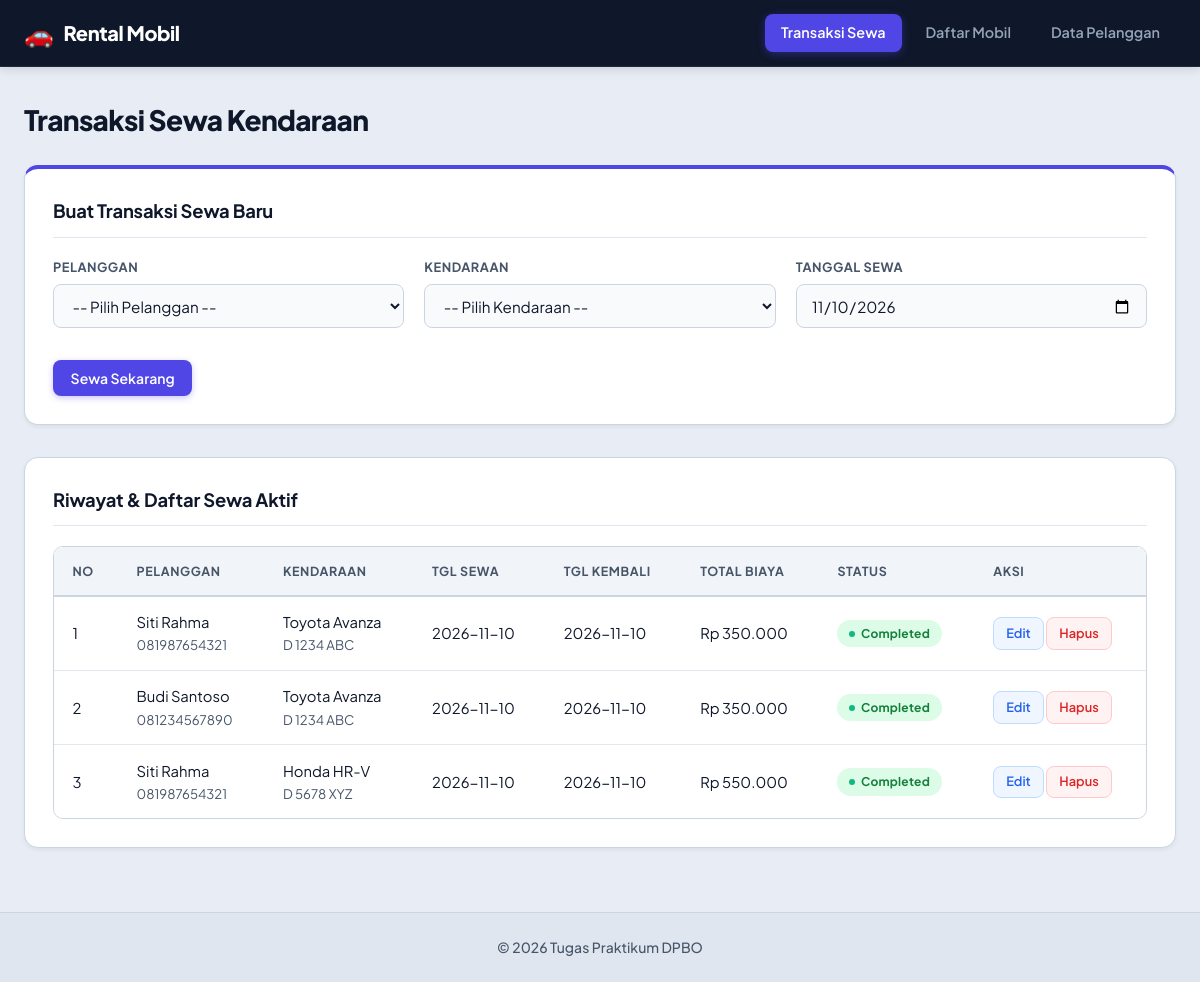
The page / on the database its author committed.
### tables this page shows
CREATE TABLE `rentals` (
  `id` int(11) NOT NULL AUTO_INCREMENT,
  `customer_id` int(11) NOT NULL,
  `vehicle_id` int(11) NOT NULL,
  `rental_date` date NOT NULL,
  `return_date` date DEFAULT NULL,
  `total_price` decimal(10,2) DEFAULT 0.00,
  `status` enum('active','completed','cancelled') DEFAULT 'active',
  `created_at` timestamp NOT NULL DEFAULT current_timestamp(),
  PRIMARY KEY (`id`),
  KEY `customer_id` (`customer_id`),
  KEY `vehicle_id` (`vehicle_id`),
  CONSTRAINT `rentals_ibfk_1` FOREIGN KEY (`customer_id`) REFERENCES `customers` (`id`) ON DELETE CASCADE,
  CONSTRAINT `rentals_ibfk_2` FOREIGN KEY (`vehicle_id`) REFERENCES `vehicles` (`id`) ON DELETE CASCADE
);

CREATE TABLE `customers` (
  `id` int(11) NOT NULL AUTO_INCREMENT,
  `name` varchar(100) NOT NULL,
  `nik` varchar(16) NOT NULL,
  `phone` varchar(20) NOT NULL,
  `address` text NOT NULL,
  `created_at` timestamp NOT NULL DEFAULT current_timestamp(),
  PRIMARY KEY (`id`),
  UNIQUE KEY `nik` (`nik`)
);

CREATE TABLE `vehicles` (
  `id` int(11) NOT NULL AUTO_INCREMENT,
  `brand` varchar(100) NOT NULL,
  `plate_number` varchar(15) NOT NULL,
  `daily_rate` decimal(10,2) NOT NULL,
  `status` enum('available','rented','maintenance') DEFAULT 'available',
  `created_at` timestamp NOT NULL DEFAULT current_timestamp(),
  PRIMARY KEY (`id`),
  UNIQUE KEY `plate_number` (`plate_number`)
);

### index.php (called while the page is built, shortened)
<?php
require_once __DIR__ . '/class/Rental.php';
$allowedPages = ['rentals', 'vehicles', 'customers'];
$requestedPage = $_GET['page'] ?? 'rentals';
$page = in_array($requestedPage, $allowedPages, true) ? $requestedPage : 'rentals';
try {
    $rentalModel   = new Rental();
} catch (Throwable $e) {
    $flash = ['type' => 'error', 'message' => $e->getMessage()];
    include __DIR__ . '/view/header.php';
    echo '<div class="card"><p>Pastikan service MySQL aktif dan database <strong>db_rental</strong> sudah di-import.</p></div>';
    include __DIR__ . '/view/footer.php';
    exit;
}
include __DIR__ . '/view/header.php';
match ($page) {
    'customers' => include __DIR__ . '/view/customers.php',
    'vehicles'  => include __DIR__ . '/view/vehicles.php',
    default     => include __DIR__ . '/view/rentals.php',
};
include __DIR__ . '/view/footer.php';

### config/Database.php (called while the page is built, shortened)
<?php
class Database {
    private string $host = "127.0.0.1";
    private int $port    = 3306;
    private string $user = "root";
    private string $pass = "";
    private string $db   = "db_rental";
    public function __construct() {
        try {
            $dsn = "mysql:host={$this->host};port={$this->port};dbname={$this->db};charset=utf8mb4";
            $this->conn = new PDO($dsn, $this->user, $this->pass, [
                PDO::ATTR_ERRMODE            => PDO::ERRMODE_EXCEPTION,
                PDO::ATTR_DEFAULT_FETCH_MODE => PDO::FETCH_ASSOC,
                PDO::ATTR_EMULATE_PREPARES   => false,
            ]);
        } catch (PDOException $e) {
            throw new RuntimeException("Koneksi ke database gagal: " . $e->getMessage(), 0, $e);
        }
    }
}

### class/Rental.php (called while the page is built, shortened)
<?php
require_once __DIR__ . '/../config/Database.php';
class Rental {
    private PDO $db;
    public function __construct(?PDO $db = null) {
        $this->db = $db ?? (new Database())->conn;
    }
    public function getAll(): array {
        $sql = "SELECT r.*, c.name AS customer_name, c.phone AS customer_phone,
                       v.brand AS vehicle_brand, v.plate_number, v.daily_rate
                FROM rentals r
                JOIN customers c ON r.customer_id = c.id
                JOIN vehicles v ON r.vehicle_id = v.id
                ORDER BY r.id ASC";
        $stmt = $this->db->prepare($sql);
        $stmt->execute();
        return $stmt->fetchAll();
    }
}

### view/rentals.php (the view, shortened to what this page needs)
<?php
$editId = $_GET['edit'] ?? null;
$rentalEdit = $editId ? $rentalModel->getById((int)$editId) : null;
$rentals = $rentalModel->getAll();
?>
<h2>Transaksi Sewa Kendaraan</h2>
<div class="card form-card">
    <h3><?= $rentalEdit ? 'Edit Transaksi Sewa' : 'Buat Transaksi Sewa Baru' ?></h3>
    <form method="POST" action="index.php?page=rentals">
        <div class="form-grid">
            <div>
                <label>Pelanggan</label>
                <select name="customer_id" required>
                    <option value="">-- Pilih Pelanggan --</option>
                </select>
            </div>
            <div>
                <label>Kendaraan</label>
                <select name="vehicle_id" required>
                    <option value="">-- Pilih Kendaraan --</option>
                </select>
            </div>
            <div>
                <label>Tanggal Sewa</label>
                <input type="date" name="rental_date" required value="<?= $rentalEdit['rental_date'] ?? date('Y-m-d') ?>">
            </div>
        </div>
        <div class="form-actions">
            <button type="submit" class="btn btn-primary"><?= $rentalEdit ? 'Perbarui' : 'Sewa Sekarang' ?></button>
        </div>
    </form>
</div>
<div class="card">
    <h3>Riwayat & Daftar Sewa Aktif</h3>
    <div class="table-responsive">
        <table>
        <thead>
            <tr>
                <th>No</th>
                <th>Pelanggan</th>
                <th>Kendaraan</th>
                <th>Tgl Sewa</th>
                <th>Tgl Kembali</th>
                <th>Total Biaya</th>
                <th>Status</th>
                <th>Aksi</th>
            </tr>
        </thead>
        <tbody>
            <?php if (empty($rentals)): ?>
                <tr><td colspan="8" style="text-align:center;">Belum ada data penyewaan.</td></tr>
            <?php else: $no = 1; foreach ($rentals as $r): ?>
                <tr>
                    <td><?= $no++ ?></td>
                    <td><?= htmlspecialchars($r['customer_name']) ?><br><small><?= htmlspecialchars($r['customer_phone']) ?></small></td>
                    <td><?= htmlspecialchars($r['vehicle_brand']) ?><br><small><?= htmlspecialchars($r['plate_number']) ?></small></td>
                    <td><?= $r['rental_date'] ?></td>
                    <td><?= $r['return_date'] ?? '<span style="color:#f59e0b">Belum Kembali</span>' ?></td>
                    <td>Rp <?= number_format($r['total_price'], 0, ',', '.') ?></td>
                    <td><span class="badge badge-<?= $r['status'] ?>"><?= ucfirst($r['status']) ?></span></td>
                    <td>
                        <a href="index.php?page=rentals&edit=<?= $r['id'] ?>" class="btn btn-edit">Edit</a>
                        <a href="index.php?action=delete_rental&id=<?= $r['id'] ?>" class="btn btn-delete" onclick="return confirm('Hapus transaksi ini?')">Hapus</a>
                    </td>
                </tr>
            <?php endforeach; endif; ?>
        </tbody>
    </table>
    </div>
</div>

### view/header.php (shortened to what this page needs)
<!DOCTYPE html>
<html lang="id">
<head>
    <link rel="stylesheet" href="style.css?v=4">
</head>
<body>
    <header class="navbar">
        <div class="nav-container">
            <a href="index.php?page=rentals" class="brand">
                <span class="brand-icon">🚗</span>
                <span class="brand-text">Rental Mobil</span>
            </a>
            <nav class="nav-links">
                <a href="index.php?page=rentals" class="nav-item <?= ($page ?? '') === 'rentals' ? 'active' : '' ?>">
                    <span>Transaksi Sewa</span>
                </a>
                <a href="index.php?page=vehicles" class="nav-item <?= ($page ?? '') === 'vehicles' ? 'active' : '' ?>">
                    <span>Daftar Mobil</span>
                </a>
                <a href="index.php?page=customers" class="nav-item <?= ($page ?? '') === 'customers' ? 'active' : '' ?>">
                    <span>Data Pelanggan</span>
                </a>
            </nav>
        </div>
    </header>
    <main class="container">

### view/footer.php
    </main>
    <footer>
        <p>&copy; <?= date('Y') ?> Tugas Praktikum DPBO</p>
    </footer>
</body>
</html>

### rows shown on the page
rentals: customer.name "Siti Rahma", customer.phone "081987654321", vehicle.brand "Toyota Avanza", vehicle.plate_number "D 1234 ABC", rental_date "2026-11-10", return_date "2026-11-10", total_price "350.000", status "Completed"
rentals: customer.name "Budi Santoso", customer.phone "081234567890", vehicle.brand "Toyota Avanza", vehicle.plate_number "D 1234 ABC", rental_date "2026-11-10", return_date "2026-11-10", total_price "350.000", status "Completed"
rentals: customer.name "Siti Rahma", customer.phone "081987654321", vehicle.brand "Honda HR-V", vehicle.plate_number "D 5678 XYZ", rental_date "2026-11-10", return_date "2026-11-10", total_price "550.000", status "Completed"
